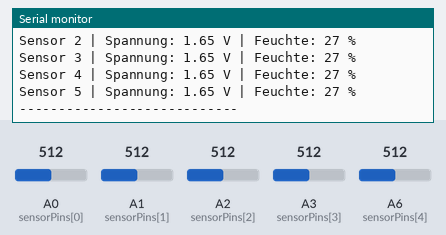
This program was run on a simulated Arduino Nano 33 IoT. On the bench: the last lines printed to the serial monitor. Inputs (shaded band) come from the test bench; at power-on: A0 (sensorPins[0]) = 512, A1 (sensorPins[1]) = 512, A2 (sensorPins[2]) = 512, A3 (sensorPins[3]) = 512, A6 (sensorPins[4]) = 512 (analog values on the 0–1023 scale).

Above: at 2.8 s.
2.9 s: A0 (sensorPins[0]) set to 716
5.6 s: A1 (sensorPins[1]) set to 716
8.3 s: A2 (sensorPins[2]) set to 716
11.0 s: A3 (sensorPins[3]) set to 716
At 12.7 s:
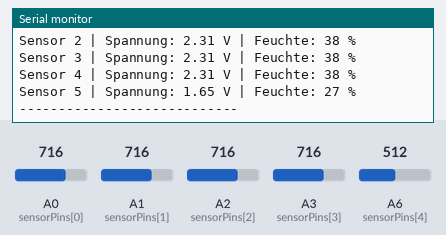
13.7 s: A6 (sensorPins[4]) set to 716
At 15.5 s:
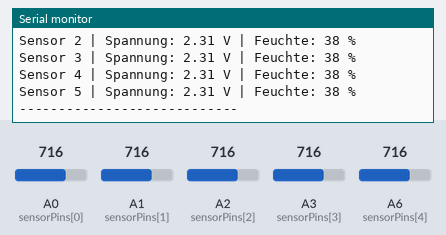
16.4 s: A0 (sensorPins[0]) set to 992
Timing chart, 0 to 19.4 s (numbered marks = the images above; inputs shaded):
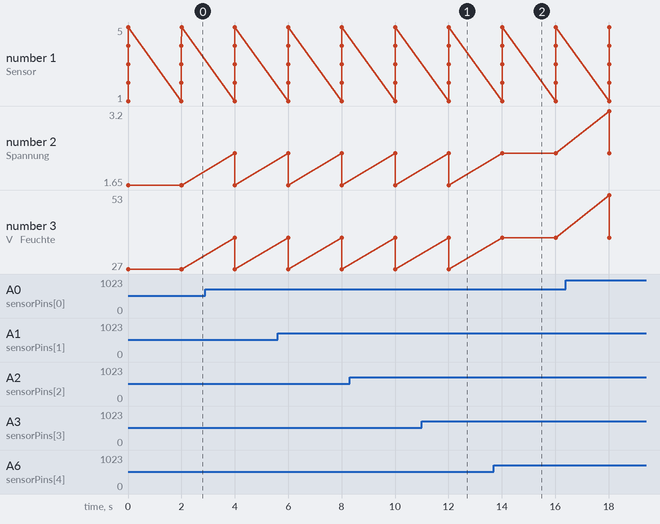

Measured:
- after the input at 11.0 s, the serial monitor: prints a new line after 1.0 s (image 1)
- after the input at 13.7 s, the serial monitor: prints a new line after 0.32 s (image 2)

The program:

main.cpp
```cpp
#include <Arduino.h>
#include <math.h>

const int numSensoren = 5;
const int sensorPins[numSensoren] = {A0, A1, A2, A3, A6};

void setup() {
  Serial.begin(9600);
  while (!Serial);
  analogReadResolution(12);
}

void loop() {
  for (int i = 0; i < numSensoren; i++) {
    int sensorWert = analogRead(sensorPins[i]);

    Serial.print("Sensor ");
    Serial.print(i + 1);
    Serial.print(" | ");

    float spannung = (sensorWert / 4095.0) * 3.3;
    Serial.print("Spannung: ");
    Serial.print(spannung, 2);
    Serial.print(" V | ");

    float feuchte = (spannung * 50) / 3;

    int feuchteGerundet = floor(feuchte);
    Serial.print("Feuchte: ");
    Serial.print(feuchteGerundet);
    Serial.println(" %");
  }

  Serial.println("----------------------------");
  delay(2000);
}
```
